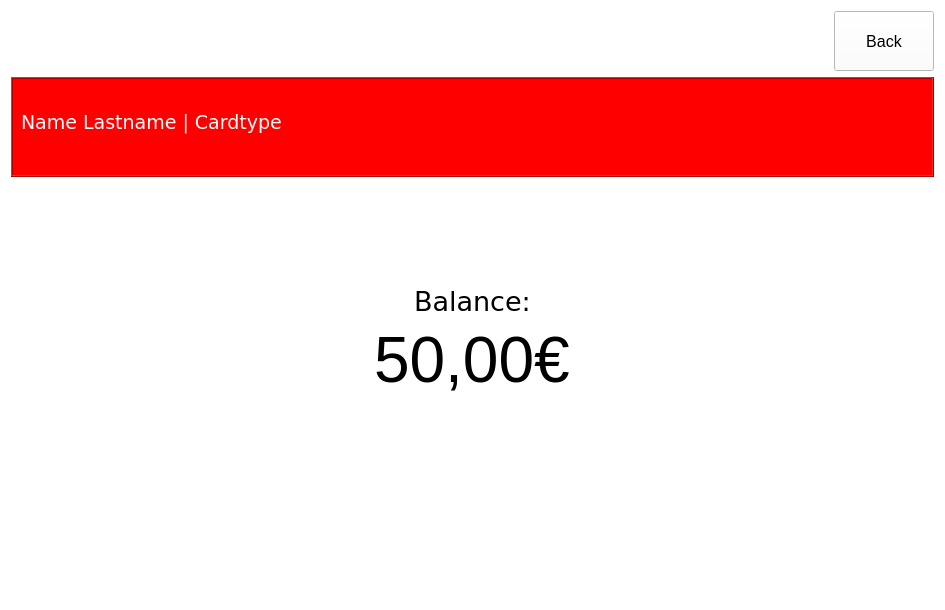
<?xml version="1.0" encoding="UTF-8"?>
<ui version="4.0">
 <class>Balance</class>
 <widget class="QWidget" name="Balance">
  <property name="geometry">
   <rect>
    <x>0</x>
    <y>0</y>
    <width>945</width>
    <height>610</height>
   </rect>
  </property>
  <property name="windowTitle">
   <string>ATM</string>
  </property>
  <property name="styleSheet">
   <string notr="true">background-color: white;</string>
  </property>
  <layout class="QGridLayout" name="gridLayout">
   <item row="0" column="1">
    <widget class="QPushButton" name="pushButton">
     <property name="sizePolicy">
      <sizepolicy hsizetype="Minimum" vsizetype="Minimum">
       <horstretch>0</horstretch>
       <verstretch>0</verstretch>
      </sizepolicy>
     </property>
     <property name="minimumSize">
      <size>
       <width>100</width>
       <height>60</height>
      </size>
     </property>
     <property name="maximumSize">
      <size>
       <width>100</width>
       <height>60</height>
      </size>
     </property>
     <property name="font">
      <font>
       <pointsize>12</pointsize>
      </font>
     </property>
     <property name="text">
      <string>Back</string>
     </property>
    </widget>
   </item>
   <item row="0" column="0">
    <widget class="QLabel" name="imgLbl">
     <property name="frameShape">
      <enum>QFrame::NoFrame</enum>
     </property>
     <property name="frameShadow">
      <enum>QFrame::Plain</enum>
     </property>
     <property name="text">
      <string/>
     </property>
     <property name="pixmap">
      <pixmap>ATM_Logo.bmp</pixmap>
     </property>
    </widget>
   </item>
   <item row="4" column="0" colspan="2" alignment="Qt::AlignHCenter">
    <widget class="QLabel" name="moneyLbl">
     <property name="sizePolicy">
      <sizepolicy hsizetype="Fixed" vsizetype="Fixed">
       <horstretch>0</horstretch>
       <verstretch>0</verstretch>
      </sizepolicy>
     </property>
     <property name="font">
      <font>
       <pointsize>48</pointsize>
       <weight>50</weight>
       <bold>false</bold>
       <underline>false</underline>
       <stylestrategy>PreferDefault</stylestrategy>
      </font>
     </property>
     <property name="layoutDirection">
      <enum>Qt::LeftToRight</enum>
     </property>
     <property name="text">
      <string>50,00€</string>
     </property>
    </widget>
   </item>
   <item row="5" column="0" alignment="Qt::AlignHCenter">
    <widget class="QLabel" name="label_3">
     <property name="text">
      <string/>
     </property>
    </widget>
   </item>
   <item row="1" column="0" colspan="2">
    <widget class="QFrame" name="frame">
     <property name="sizePolicy">
      <sizepolicy hsizetype="Minimum" vsizetype="Minimum">
       <horstretch>0</horstretch>
       <verstretch>0</verstretch>
      </sizepolicy>
     </property>
     <property name="minimumSize">
      <size>
       <width>400</width>
       <height>100</height>
      </size>
     </property>
     <property name="maximumSize">
      <size>
       <width>16777215</width>
       <height>100</height>
      </size>
     </property>
     <property name="palette">
      <palette>
       <active>
        <colorrole role="WindowText">
         <brush brushstyle="SolidPattern">
          <color alpha="255">
           <red>0</red>
           <green>0</green>
           <blue>0</blue>
          </color>
         </brush>
        </colorrole>
        <colorrole role="Button">
         <brush brushstyle="SolidPattern">
          <color alpha="255">
           <red>255</red>
           <green>0</green>
           <blue>0</blue>
          </color>
         </brush>
        </colorrole>
        <colorrole role="Light">
         <brush brushstyle="SolidPattern">
          <color alpha="255">
           <red>255</red>
           <green>166</green>
           <blue>168</blue>
          </color>
         </brush>
        </colorrole>
        <colorrole role="Midlight">
         <brush brushstyle="SolidPattern">
          <color alpha="255">
           <red>246</red>
           <green>113</green>
           <blue>115</blue>
          </color>
         </brush>
        </colorrole>
        <colorrole role="Dark">
         <brush brushstyle="SolidPattern">
          <color alpha="255">
           <red>119</red>
           <green>30</green>
           <blue>31</blue>
          </color>
         </brush>
        </colorrole>
        <colorrole role="Mid">
         <brush brushstyle="SolidPattern">
          <color alpha="255">
           <red>159</red>
           <green>40</green>
           <blue>42</blue>
          </color>
         </brush>
        </colorrole>
        <colorrole role="Text">
         <brush brushstyle="SolidPattern">
          <color alpha="255">
           <red>0</red>
           <green>0</green>
           <blue>0</blue>
          </color>
         </brush>
        </colorrole>
        <colorrole role="BrightText">
         <brush brushstyle="SolidPattern">
          <color alpha="255">
           <red>255</red>
           <green>255</green>
           <blue>255</blue>
          </color>
         </brush>
        </colorrole>
        <colorrole role="ButtonText">
         <brush brushstyle="SolidPattern">
          <color alpha="255">
           <red>0</red>
           <green>0</green>
           <blue>0</blue>
          </color>
         </brush>
        </colorrole>
        <colorrole role="Base">
         <brush brushstyle="SolidPattern">
          <color alpha="255">
           <red>255</red>
           <green>0</green>
           <blue>0</blue>
          </color>
         </brush>
        </colorrole>
        <colorrole role="Window">
         <brush brushstyle="SolidPattern">
          <color alpha="255">
           <red>255</red>
           <green>0</green>
           <blue>0</blue>
          </color>
         </brush>
        </colorrole>
        <colorrole role="Shadow">
         <brush brushstyle="SolidPattern">
          <color alpha="255">
           <red>0</red>
           <green>0</green>
           <blue>0</blue>
          </color>
         </brush>
        </colorrole>
        <colorrole role="AlternateBase">
         <brush brushstyle="SolidPattern">
          <color alpha="255">
           <red>246</red>
           <green>157</green>
           <blue>159</blue>
          </color>
         </brush>
        </colorrole>
        <colorrole role="ToolTipBase">
         <brush brushstyle="SolidPattern">
          <color alpha="255">
           <red>255</red>
           <green>255</green>
           <blue>220</blue>
          </color>
         </brush>
        </colorrole>
        <colorrole role="ToolTipText">
         <brush brushstyle="SolidPattern">
          <color alpha="255">
           <red>0</red>
           <green>0</green>
           <blue>0</blue>
          </color>
         </brush>
        </colorrole>
        <colorrole role="PlaceholderText">
         <brush brushstyle="NoBrush">
          <color alpha="128">
           <red>0</red>
           <green>0</green>
           <blue>0</blue>
          </color>
         </brush>
        </colorrole>
       </active>
       <inactive>
        <colorrole role="WindowText">
         <brush brushstyle="SolidPattern">
          <color alpha="255">
           <red>0</red>
           <green>0</green>
           <blue>0</blue>
          </color>
         </brush>
        </colorrole>
        <colorrole role="Button">
         <brush brushstyle="SolidPattern">
          <color alpha="255">
           <red>255</red>
           <green>0</green>
           <blue>0</blue>
          </color>
         </brush>
        </colorrole>
        <colorrole role="Light">
         <brush brushstyle="SolidPattern">
          <color alpha="255">
           <red>255</red>
           <green>166</green>
           <blue>168</blue>
          </color>
         </brush>
        </colorrole>
        <colorrole role="Midlight">
         <brush brushstyle="SolidPattern">
          <color alpha="255">
           <red>246</red>
           <green>113</green>
           <blue>115</blue>
          </color>
         </brush>
        </colorrole>
        <colorrole role="Dark">
         <brush brushstyle="SolidPattern">
          <color alpha="255">
           <red>119</red>
           <green>30</green>
           <blue>31</blue>
          </color>
         </brush>
        </colorrole>
        <colorrole role="Mid">
         <brush brushstyle="SolidPattern">
          <color alpha="255">
           <red>159</red>
           <green>40</green>
           <blue>42</blue>
          </color>
         </brush>
        </colorrole>
        <colorrole role="Text">
         <brush brushstyle="SolidPattern">
          <color alpha="255">
           <red>0</red>
           <green>0</green>
           <blue>0</blue>
          </color>
         </brush>
        </colorrole>
        <colorrole role="BrightText">
         <brush brushstyle="SolidPattern">
          <color alpha="255">
           <red>255</red>
           <green>255</green>
           <blue>255</blue>
          </color>
         </brush>
        </colorrole>
        <colorrole role="ButtonText">
         <brush brushstyle="SolidPattern">
          <color alpha="255">
           <red>0</red>
           <green>0</green>
           <blue>0</blue>
          </color>
         </brush>
        </colorrole>
        <colorrole role="Base">
         <brush brushstyle="SolidPattern">
          <color alpha="255">
           <red>255</red>
           <green>0</green>
           <blue>0</blue>
          </color>
         </brush>
        </colorrole>
        <colorrole role="Window">
         <brush brushstyle="SolidPattern">
          <color alpha="255">
           <red>255</red>
           <green>0</green>
           <blue>0</blue>
          </color>
         </brush>
        </colorrole>
        <colorrole role="Shadow">
         <brush brushstyle="SolidPattern">
          <color alpha="255">
           <red>0</red>
           <green>0</green>
           <blue>0</blue>
          </color>
         </brush>
        </colorrole>
        <colorrole role="AlternateBase">
         <brush brushstyle="SolidPattern">
          <color alpha="255">
           <red>246</red>
           <green>157</green>
           <blue>159</blue>
          </color>
         </brush>
        </colorrole>
        <colorrole role="ToolTipBase">
         <brush brushstyle="SolidPattern">
          <color alpha="255">
           <red>255</red>
           <green>255</green>
           <blue>220</blue>
          </color>
         </brush>
        </colorrole>
        <colorrole role="ToolTipText">
         <brush brushstyle="SolidPattern">
          <color alpha="255">
           <red>0</red>
           <green>0</green>
           <blue>0</blue>
          </color>
         </brush>
        </colorrole>
        <colorrole role="PlaceholderText">
         <brush brushstyle="NoBrush">
          <color alpha="128">
           <red>0</red>
           <green>0</green>
           <blue>0</blue>
          </color>
         </brush>
        </colorrole>
       </inactive>
       <disabled>
        <colorrole role="WindowText">
         <brush brushstyle="SolidPattern">
          <color alpha="255">
           <red>119</red>
           <green>30</green>
           <blue>31</blue>
          </color>
         </brush>
        </colorrole>
        <colorrole role="Button">
         <brush brushstyle="SolidPattern">
          <color alpha="255">
           <red>255</red>
           <green>0</green>
           <blue>0</blue>
          </color>
         </brush>
        </colorrole>
        <colorrole role="Light">
         <brush brushstyle="SolidPattern">
          <color alpha="255">
           <red>255</red>
           <green>166</green>
           <blue>168</blue>
          </color>
         </brush>
        </colorrole>
        <colorrole role="Midlight">
         <brush brushstyle="SolidPattern">
          <color alpha="255">
           <red>246</red>
           <green>113</green>
           <blue>115</blue>
          </color>
         </brush>
        </colorrole>
        <colorrole role="Dark">
         <brush brushstyle="SolidPattern">
          <color alpha="255">
           <red>119</red>
           <green>30</green>
           <blue>31</blue>
          </color>
         </brush>
        </colorrole>
        <colorrole role="Mid">
         <brush brushstyle="SolidPattern">
          <color alpha="255">
           <red>159</red>
           <green>40</green>
           <blue>42</blue>
          </color>
         </brush>
        </colorrole>
        <colorrole role="Text">
         <brush brushstyle="SolidPattern">
          <color alpha="255">
           <red>119</red>
           <green>30</green>
           <blue>31</blue>
          </color>
         </brush>
        </colorrole>
        <colorrole role="BrightText">
         <brush brushstyle="SolidPattern">
          <color alpha="255">
           <red>255</red>
           <green>255</green>
           <blue>255</blue>
          </color>
         </brush>
        </colorrole>
        <colorrole role="ButtonText">
         <brush brushstyle="SolidPattern">
          <color alpha="255">
           <red>119</red>
           <green>30</green>
           <blue>31</blue>
          </color>
         </brush>
        </colorrole>
        <colorrole role="Base">
         <brush brushstyle="SolidPattern">
          <color alpha="255">
           <red>255</red>
           <green>0</green>
           <blue>0</blue>
          </color>
         </brush>
        </colorrole>
        <colorrole role="Window">
         <brush brushstyle="SolidPattern">
          <color alpha="255">
           <red>255</red>
           <green>0</green>
           <blue>0</blue>
          </color>
         </brush>
        </colorrole>
        <colorrole role="Shadow">
         <brush brushstyle="SolidPattern">
          <color alpha="255">
           <red>0</red>
           <green>0</green>
           <blue>0</blue>
          </color>
         </brush>
        </colorrole>
        <colorrole role="AlternateBase">
         <brush brushstyle="SolidPattern">
          <color alpha="255">
           <red>238</red>
           <green>60</green>
           <blue>63</blue>
          </color>
         </brush>
        </colorrole>
        <colorrole role="ToolTipBase">
         <brush brushstyle="SolidPattern">
          <color alpha="255">
           <red>255</red>
           <green>255</green>
           <blue>220</blue>
          </color>
         </brush>
        </colorrole>
        <colorrole role="ToolTipText">
         <brush brushstyle="SolidPattern">
          <color alpha="255">
           <red>0</red>
           <green>0</green>
           <blue>0</blue>
          </color>
         </brush>
        </colorrole>
        <colorrole role="PlaceholderText">
         <brush brushstyle="NoBrush">
          <color alpha="128">
           <red>0</red>
           <green>0</green>
           <blue>0</blue>
          </color>
         </brush>
        </colorrole>
       </disabled>
      </palette>
     </property>
     <property name="autoFillBackground">
      <bool>false</bool>
     </property>
     <property name="styleSheet">
      <string notr="true">background-color:red;</string>
     </property>
     <property name="frameShape">
      <enum>QFrame::Box</enum>
     </property>
     <property name="frameShadow">
      <enum>QFrame::Raised</enum>
     </property>
     <widget class="QLabel" name="nameLbl">
      <property name="geometry">
       <rect>
        <x>10</x>
        <y>30</y>
        <width>521</width>
        <height>31</height>
       </rect>
      </property>
      <property name="font">
       <font>
        <family>Verdana</family>
        <pointsize>14</pointsize>
       </font>
      </property>
      <property name="styleSheet">
       <string notr="true">QLabel { color : white; }</string>
      </property>
      <property name="text">
       <string>Name Lastname | Cardtype</string>
      </property>
      <property name="textFormat">
       <enum>Qt::AutoText</enum>
      </property>
     </widget>
    </widget>
   </item>
   <item row="6" column="0" alignment="Qt::AlignHCenter">
    <widget class="QLabel" name="label_2">
     <property name="text">
      <string/>
     </property>
    </widget>
   </item>
   <item row="2" column="0" alignment="Qt::AlignHCenter">
    <widget class="QLabel" name="label">
     <property name="text">
      <string/>
     </property>
    </widget>
   </item>
   <item row="3" column="0" colspan="2" alignment="Qt::AlignHCenter">
    <widget class="QLabel" name="bLabel">
     <property name="sizePolicy">
      <sizepolicy hsizetype="Fixed" vsizetype="Fixed">
       <horstretch>0</horstretch>
       <verstretch>0</verstretch>
      </sizepolicy>
     </property>
     <property name="font">
      <font>
       <family>Verdana</family>
       <pointsize>20</pointsize>
      </font>
     </property>
     <property name="contextMenuPolicy">
      <enum>Qt::DefaultContextMenu</enum>
     </property>
     <property name="text">
      <string>Balance:</string>
     </property>
    </widget>
   </item>
  </layout>
 </widget>
 <resources/>
 <connections/>
</ui>
